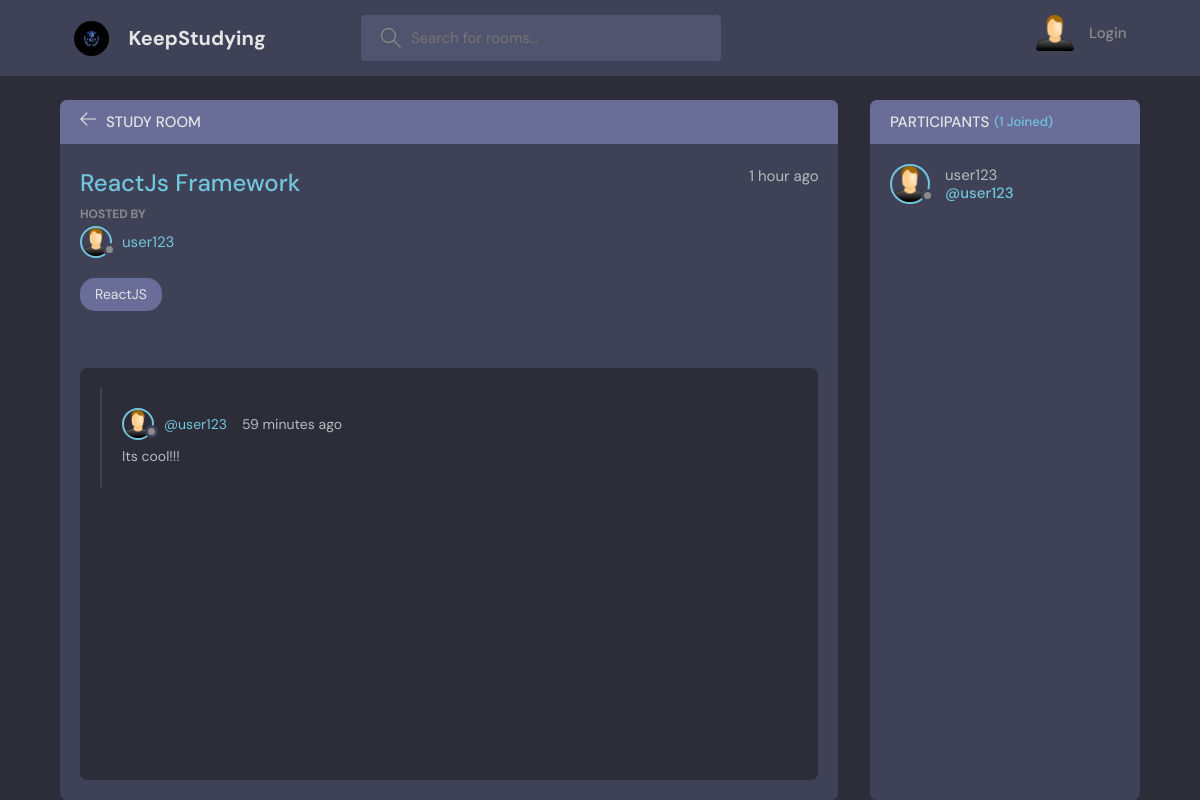
/room/14/, run on the app's committed database.
### app/models.py (models this page shows, shortened)
class Room(models.Model):
    host = models.ForeignKey(User, on_delete=models.SET_NULL, null=True)
    topic = models.ForeignKey(Topic, on_delete=models.SET_NULL, null=True)
    name = models.CharField(max_length=200)
    description = models.TextField(null=True, blank=True)
    participants = models.ManyToManyField(User, related_name='participants', blank=True)
    updated = models.DateTimeField(auto_now=True)
    created = models.DateTimeField(auto_now_add=True)
    class Meta:
        ordering = ['-updated', '-created']

class Topic(models.Model):
    name = models.CharField(max_length=200)
    def __str__(self):
        return self.name

class Message(models.Model):
    user = models.ForeignKey(User, on_delete=models.CASCADE)
    room = models.ForeignKey(Room, on_delete=models.CASCADE)
    body = models.TextField()
    updated = models.DateTimeField(auto_now=True)
    created = models.DateTimeField(auto_now_add=True)
    class Meta:
        ordering = ['-updated', '-created']

### app/views.py (the view, shortened to what this page needs)
# urls.py: path('room/<str:pk>/', views.room, name='room'),
def room(request, pk):
    room = Room.objects.get(id=pk)
    room_messages = room.message_set.all().order_by('-created')
    participants = room.participants.all()
    context = {'room': room, 'room_messages': room_messages, 'participants': participants}
    return render(request, 'app/rooms.html', context)

### app/templates/app/rooms.html (shortened to what this page needs)
{% extends 'main.html' %} {% block content %}
{% load static %}
<main class="profile-page layout layout--2">
  <div class="container">
    <div class="room">
      <div class="room__top">
        <div class="room__topLeft">
          <a href="index.html">
            <svg
              version="1.1"
              xmlns="http://www.w3.org/2000/svg"
              width="32"
              height="32"
              viewBox="0 0 32 32"
            >
              <title>arrow-left</title>
              <path
                d="M13.723 2.286l-13.723 13.714 13.719 13.714 1.616-1.611-10.96-10.96h27.625v-2.286h-27.625l10.965-10.965-1.616-1.607z"
              ></path>
            </svg>
          </a>
          <h3>Study Room</h3>
        </div>
      </div>
      <div class="room__box scroll">
        <div class="room__header scroll">
          <div class="room__info">
            <h3>{{room.name}}</h3>
            <span>{{room.created|timesince}} ago</span>
          </div>
          <div class="room__hosted">
            <p>Hosted By</p>
            <a href="{% url 'profile' room.host.id %}" class="room__author">
              <div class="avatar avatar--small">
                <img src="{% static 'images/Pic.png' %}" />
              </div>
              <span>{{room.host}}</span>
            </a>
          </div>
          <span class="room__topics">{{room.topic}}</span>
        </div>
        <div class="room__conversation">
          <div class="threads scroll">
            {% for message in room_messages %}
            <div class="thread">
              <div class="thread__top">
                <div class="thread__author">
                  <a href="{% url 'profile' message.user.id %}" class="thread__authorInfo">
                    <div class="avatar avatar--small">
                      <img
                        src="{% static 'images/Pic.png' %}"
                      />
                    </div>
                    <span>@{{message.user}}</span>
                  </a>
                  <span class="thread__date">{{message.created|timesince}} ago</span>
                </div>
              </div>
              <div class="thread__details">
                {{message.body}}
              </div>
            </div>
            {% endfor %}
          </div>
        </div>
      </div>
    </div>
    <div class="participants">
      <h3 class="participants__top">
        Participants <span>({{participants.count}} Joined)</span>
      </h3>
      <div class="participants__list scroll">
        {% for user in participants %}
        <a href="{% url 'profile' user.id %}" class="participant">
          <div class="avatar avatar--medium">
            <img src="{% static 'images/Pic.png' %}" />
          </div>
          <p>
            {{user.username}}
            <span>@{{user.username}}</span>
          </p>
        </a>
        {% endfor %}
      </div>
    </div>
  </div>
</main>
{% endblock content %}

### data on the page
Room: name "ReactJs Framework", created "1 hour", host "user123", topic "ReactJS"
Message: user "user123", created "59 minutes", body "Its cool!!!"

### other printed values
{{ participants.count }} "1"
{{ user.username }} "user123"
